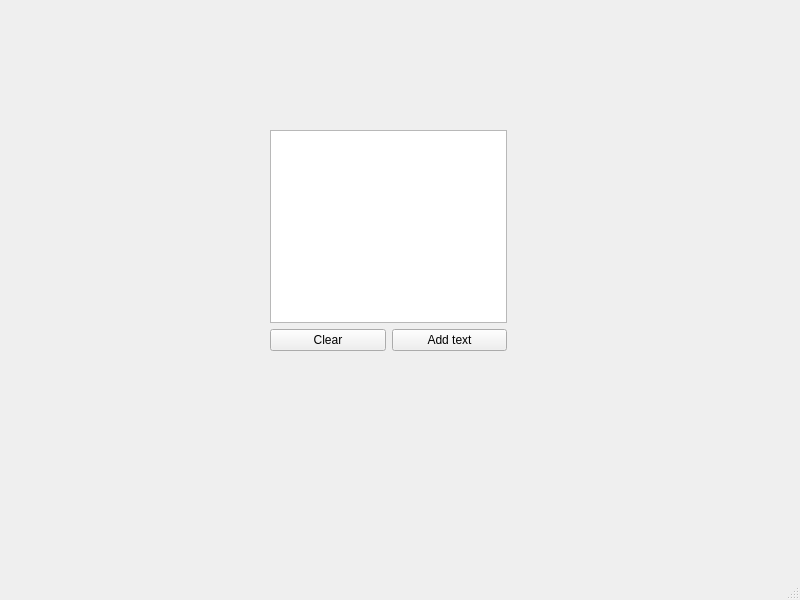
<?xml version="1.0" encoding="UTF-8"?>
<ui version="4.0">
 <class>MainWindow</class>
 <widget class="QMainWindow" name="MainWindow">
  <property name="geometry">
   <rect>
    <x>0</x>
    <y>0</y>
    <width>800</width>
    <height>600</height>
   </rect>
  </property>
  <property name="windowTitle">
   <string>MainWindow</string>
  </property>
  <widget class="QWidget" name="centralwidget">
   <widget class="QWidget" name="verticalLayoutWidget">
    <property name="geometry">
     <rect>
      <x>270</x>
      <y>130</y>
      <width>237</width>
      <height>221</height>
     </rect>
    </property>
    <layout class="QVBoxLayout" name="verticalLayout">
     <item>
      <widget class="QTextEdit" name="textedit"/>
     </item>
     <item>
      <layout class="QHBoxLayout" name="horizontalLayout_2">
       <item>
        <widget class="QPushButton" name="clear_button">
         <property name="text">
          <string>Clear</string>
         </property>
        </widget>
       </item>
       <item>
        <widget class="QPushButton" name="add_text_button">
         <property name="text">
          <string>Add text</string>
         </property>
        </widget>
       </item>
      </layout>
     </item>
    </layout>
   </widget>
  </widget>
  <widget class="QMenuBar" name="menubar">
   <property name="geometry">
    <rect>
     <x>0</x>
     <y>0</y>
     <width>800</width>
     <height>22</height>
    </rect>
   </property>
  </widget>
  <widget class="QStatusBar" name="statusbar"/>
 </widget>
 <resources/>
 <connections/>
</ui>
